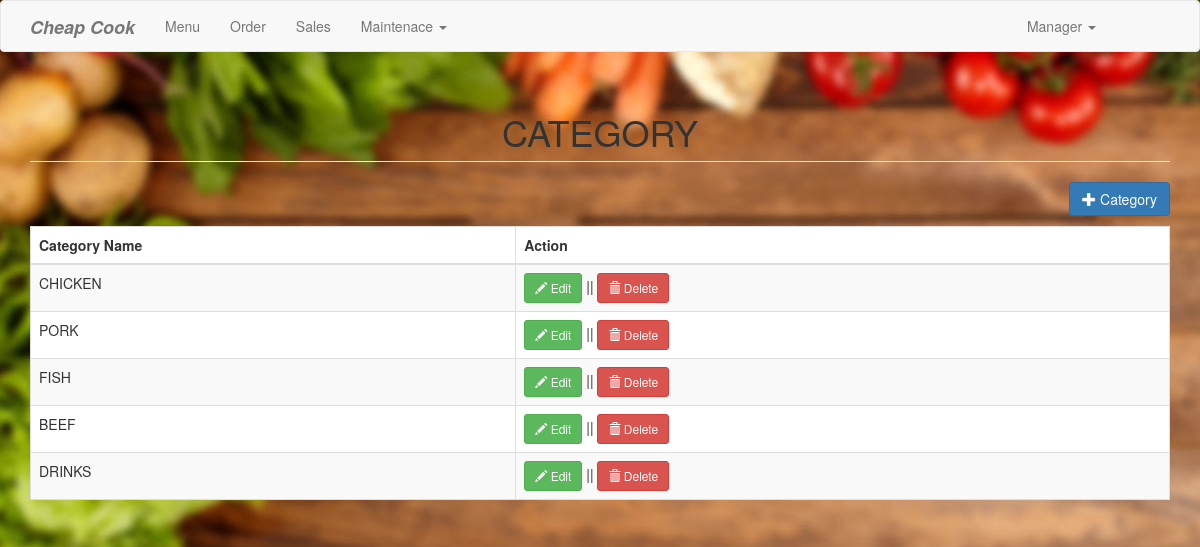
The app's page /category.php with its own data.
### tables this page shows
CREATE TABLE `category` (
  `categoryid` int(11) NOT NULL,
  `catname` varchar(30) NOT NULL
);

### category.php (the view, shortened to what this page needs)
<?php include('header.php'); ?>
<body>
<?php include('navbar.php'); ?>
<div class="container">
	<h1 class="page-header text-center">CATEGORY</h1>
	<div class="row">
		<div class="col-md-12">
			<a href="#addcategory" data-toggle="modal" class="pull-right btn btn-primary"><span class="glyphicon glyphicon-plus"></span> Category</a>
		</div>
	</div>
	<div style="margin-top:10px;">
		<table class="table table-striped table-bordered" style="background-color: white">
			<thead>
				<th>Category Name</th>
				<th>Action</th>
			</thead>
			<tbody>
				<?php
					$sql="select * from category order by categoryid asc";
					$query=$conn->query($sql);
					while($row=$query->fetch_array()){
						?>
						<tr>
							<td><?php echo $row['catname']; ?></td>
							<td>
								<a href="#editcategory<?php echo $row['categoryid']; ?>" data-toggle="modal" class="btn btn-success btn-sm"><span class="glyphicon glyphicon-pencil"></span> Edit</a> || <a href="#deletecategory<?php echo $row['categoryid']; ?>" data-toggle="modal" class="btn btn-danger btn-sm"><span class="glyphicon glyphicon-trash"></span> Delete</a>
							</td>
						</tr>
						<?php
					}
				?>
			</tbody>
		</table>
	</div>
</div>
</body>
</html>

### category.php (style rules this page uses)
body { background-image: url("upload/bg1.jpg") }

### records on screen
category: catname "CHICKEN"
category: catname "PORK"
category: catname "FISH"
category: catname "BEEF"
category: catname "DRINKS"
